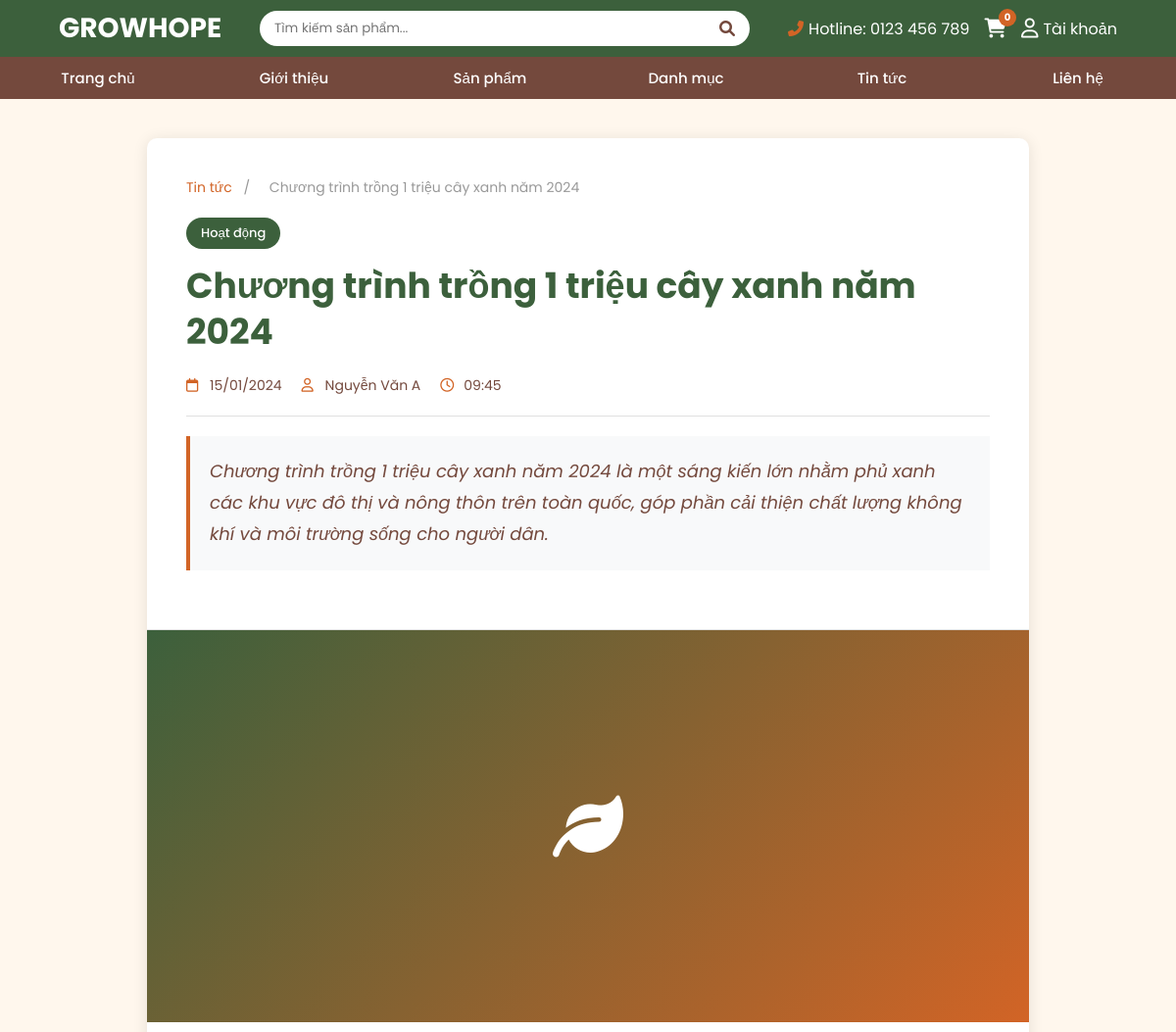
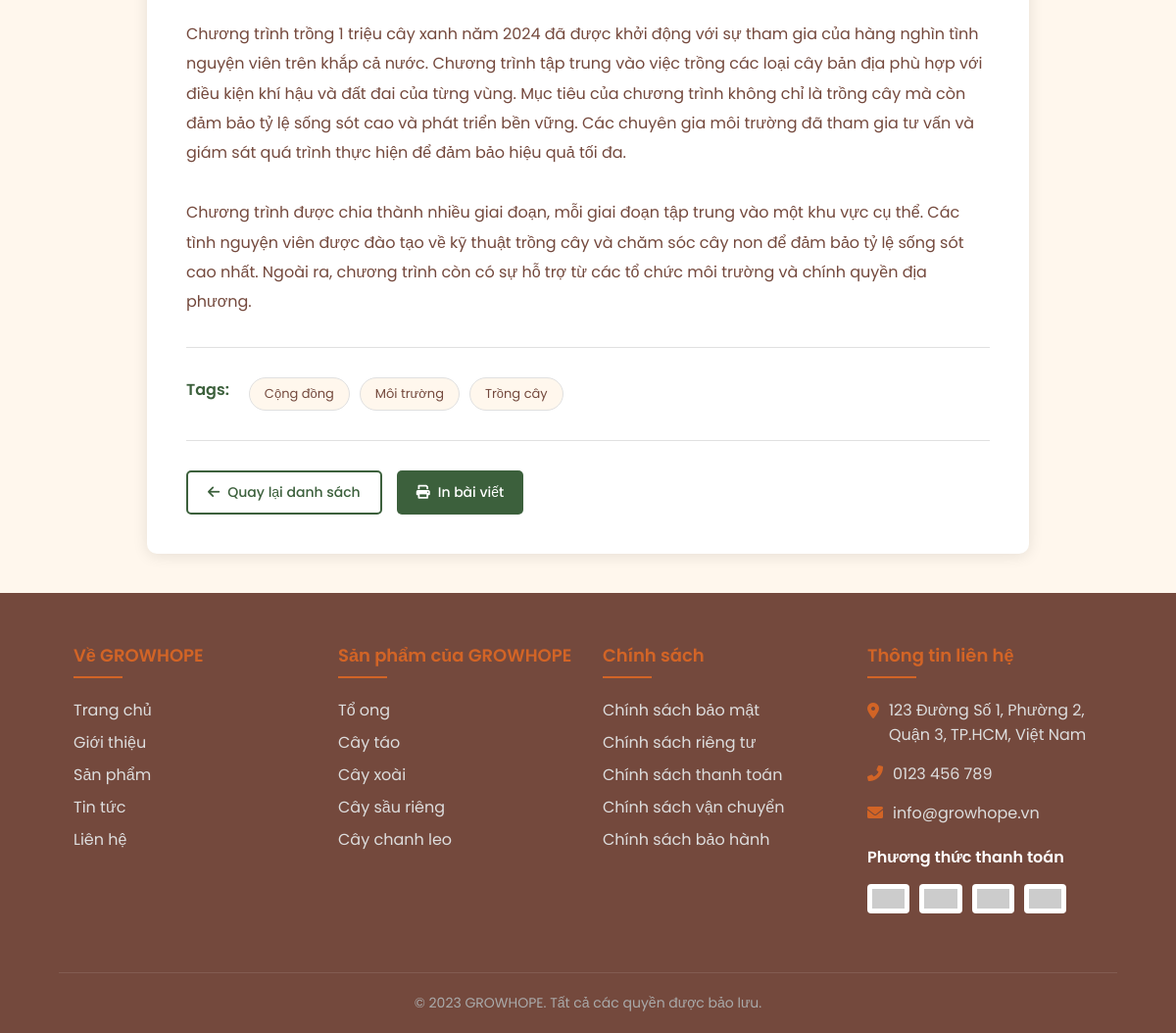
Screenshot of /views/news-detail.php?id=1 with the database file from the repository (2 pictures, top to bottom).
### tables this page shows
CREATE TABLE news (
    news_id INT AUTO_INCREMENT PRIMARY KEY,
    title VARCHAR(255) NOT NULL,
    slug VARCHAR(255) NOT NULL UNIQUE,
    publish_date DATE NOT NULL,
    author VARCHAR(255) NOT NULL,
    category VARCHAR(255) NOT NULL,
    excerpt TEXT,
    description TEXT,
    content LONGTEXT,
    created_at TIMESTAMP DEFAULT CURRENT_TIMESTAMP
);

### views/news-detail.php (the view, shortened to what this page needs)
<?php
require_once '../includes/database.php';
try {
    $pdo = getPDO();
} catch (RuntimeException $e) {
    $pdo = null;
}
$news_id = isset($_GET['id']) ? (int) $_GET['id'] : 0;
$newsStmt = $pdo->prepare('SELECT news_id, title, slug, publish_date, created_at, author, category, excerpt, description, content
                            FROM news
                            WHERE news_id = :id');
$newsStmt->bindValue(':id', $news_id, PDO::PARAM_INT);
$newsStmt->execute();
$article = $newsStmt->fetch();
$tagStmt = $pdo->prepare('SELECT tag FROM news_tags WHERE news_id = :id ORDER BY tag ASC');
$tagStmt->bindValue(':id', $news_id, PDO::PARAM_INT);
$tagStmt->execute();
$article_tags = $tagStmt->fetchAll(PDO::FETCH_COLUMN);
include '../includes/header.php';
?>
<div class="news-detail-container">
    <div class="news-detail-wrapper">
        <div class="news-detail-header">
            <div class="news-breadcrumb">
                <a href="/ecoweb/public/news.php">Tin tức</a>
                <span>/</span>
                <span><?php echo htmlspecialchars($article['title']); ?></span>
            </div>
            <div class="news-category"><?php echo htmlspecialchars($article['category']); ?></div>
            <h1 class="news-title"><?php echo htmlspecialchars($article['title']); ?></h1>
            <div class="news-meta">
                <div class="news-meta-item">
                    <i class="far fa-calendar"></i>
                    <span><?php echo date('d/m/Y', strtotime($article['publish_date'])); ?></span>
                </div>
                <div class="news-meta-item">
                    <i class="far fa-user"></i>
                    <span><?php echo htmlspecialchars($article['author']); ?></span>
                </div>
                <div class="news-meta-item">
                    <i class="far fa-clock"></i>
                    <span><?php echo date('H:i', strtotime($article['created_at'] ?? $article['publish_date'])); ?></span>
                </div>
            </div>
            <?php if (!empty($article['description'])): ?>
            <div class="news-description">
                <?php echo htmlspecialchars($article['description']); ?>
            </div>
            <?php endif; ?>
        </div>
        <div class="news-image">
            <i class="fas fa-leaf"></i>
        </div>
        <div class="news-content">
            <div class="news-body">
                <?php echo nl2br(htmlspecialchars($article['content'])); ?>
            </div>
            <?php if (!empty($article_tags)): ?>
            <div class="news-tags">
                <span class="news-tags-label">Tags:</span>
                <?php foreach ($article_tags as $tag): ?>
                    <a href="/ecoweb/public/news.php?tag=<?php echo urlencode($tag); ?>" class="news-tag">
                        <?php echo htmlspecialchars($tag); ?>
                    </a>
                <?php endforeach; ?>
            </div>
            <?php endif; ?>
            <div class="news-actions">
                <a href="/ecoweb/public/news.php" class="news-action-btn secondary">
                    <i class="fas fa-arrow-left"></i>
                    Quay lại danh sách
                </a>
                <a href="#" class="news-action-btn" onclick="window.print(); return false;">
                    <i class="fas fa-print"></i>
                    In bài viết
                </a>
            </div>
        </div>
    </div>
</div>
<?php include '../includes/footer.php'; ?>

### includes/header.php (style rules this page uses)
:root { --primary: #3C603C; --secondary: #D26426; --dark: #74493D; --light: #FFF7ED; --white: #FFFFFF; }
* { margin: 0; padding: 0; box-sizing: border-box; font-family: 'Poppins', sans-serif; }
h1, h2, h3, h4, h5, h6, .bold { font-weight: 600; }

### views/news-detail.php (style rules this page uses)
.news-detail-container { background-color: var(--light); padding: 40px 5%; min-height: 80vh; }
.news-detail-wrapper { max-width: 900px; margin: 0 auto; background-color: var(--white); border-radius: 10px; overflow: hidden; box-shadow: 0 2px 15px rgba(0, 0, 0, 0.1); }
.news-detail-header { padding: 40px 40px 30px; border-bottom: 1px solid #e0e0e0; }
.news-breadcrumb { margin-bottom: 20px; font-size: 14px; color: var(--dark); }
.news-breadcrumb a { color: var(--secondary); text-decoration: none; transition: color 0.3s ease; }
.news-breadcrumb span { margin: 0 8px; color: #999; }
.news-category { display: inline-block; background-color: var(--primary); color: var(--white); padding: 6px 15px; border-radius: 20px; font-size: 13px; font-weight: 500; margin-bottom: 15px; }
.news-title { font-size: 36px; font-weight: 700; color: var(--primary); margin-bottom: 20px; line-height: 1.3; }
.news-meta { display: flex; flex-wrap: wrap; gap: 20px; margin-bottom: 20px; padding-bottom: 20px; border-bottom: 1px solid #e0e0e0; }
.news-meta-item { display: flex; align-items: center; gap: 8px; color: var(--dark); font-size: 14px; }
.news-meta-item i { color: var(--secondary); width: 16px; }
.news-description { font-size: 18px; color: var(--dark); line-height: 1.8; font-style: italic; padding: 20px; background-color: #f8f9fa; border-left: 4px solid var(--secondary); margin-bottom: 30px; }
.news-image { width: 100%; height: 400px; object-fit: cover; background: linear-gradient(135deg, var(--primary), var(--secondary)); display: flex; align-items: center; justify-content: center; color: var(--white); font-size: 72px; margin-bottom: 30px; }
.news-content { padding: 0 40px 40px; }
.news-body { font-size: 16px; line-height: 1.9; color: var(--dark); margin-bottom: 30px; }
.news-tags { display: flex; flex-wrap: wrap; gap: 10px; margin-top: 30px; padding-top: 30px; border-top: 1px solid #e0e0e0; }
.news-tags-label { font-weight: 600; color: var(--primary); margin-right: 10px; }
.news-tag { display: inline-block; background-color: var(--light); color: var(--dark); padding: 6px 15px; border-radius: 20px; font-size: 13px; text-decoration: none; transition: all 0.3s ease; border: 1px solid #e0e0e0; }
.news-actions { display: flex; gap: 15px; margin-top: 30px; padding-top: 30px; border-top: 1px solid #e0e0e0; }
.news-action-btn { display: inline-flex; align-items: center; gap: 8px; padding: 10px 20px; background-color: var(--primary); color: var(--white); text-decoration: none; border-radius: 5px; font-size: 14px; font-weight: 500; transition: all 0.3s ease; }
.news-action-btn.secondary { background-color: transparent; color: var(--primary); border: 2px solid var(--primary); }

### rows the page displays
news: title "Chương trình trồng 1 triệu cây xanh năm 2024", category "Hoạt động", publish_date "15/01/2024", author "Nguyễn Văn A", created_at "09:45", description "Chương trình trồng 1 triệu cây xanh năm 2024 là một sáng kiến lớn nhằm phủ xanh các khu vực đô thị và nông thôn trên toàn quốc, góp phần cải thiện chất lượng không khí và môi trường sống cho người dân.", content "Chương trình trồng 1 triệu cây xanh năm 2024 đã được khởi động với sự tham gia của hàng nghìn tình nguyện viên trên khắp cả nước. Chương trình tập trung vào việc trồng các loại cây bản địa phù hợp với điều kiện khí hậu và đất đai của từng vùng. Mục tiêu của chương trình không chỉ là trồng cây mà còn đảm bảo tỷ lệ sống sót cao và phát triển bền vững. Các chuyên gia môi trường đã tham gia tư vấn và giám sát quá trình thực hiện để đảm bảo hiệu quả tối đa. Chương trình được chia thành nhiều giai đoạn, mỗi giai đoạn tập trung vào một khu vực cụ thể. Các tình nguyện viên được đào tạo về kỹ thuật trồng cây và chăm sóc cây non để đảm bảo tỷ lệ sống sót cao nhất. Ngoài ra, chương trình còn có sự hỗ…"

### other values shown
$tag "Cộng đồng"
$tag "Môi trường"
$tag "Trồng cây"
